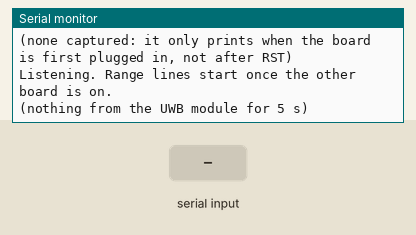
This sketch was run on a simulated ESP32-S3. On the bench: the last lines printed to the serial monitor. The test bench sets the inputs (shaded band).

Above: at 7.2 s.
7.3 s: "OK,1\n" received over the second serial link
At 7.9 s:
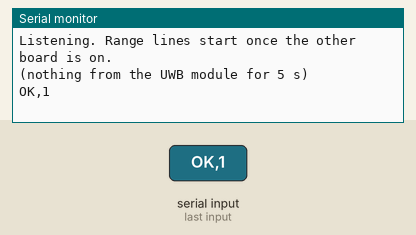
8.8 s: "ERR,1\n" received over the second serial link
At 10.0 s:
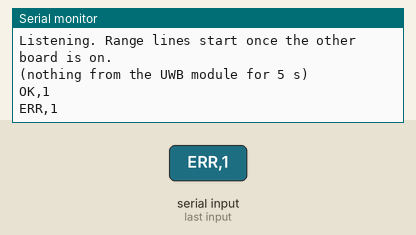
10.3 s: "OK\n" received over the second serial link
At 11.4 s:
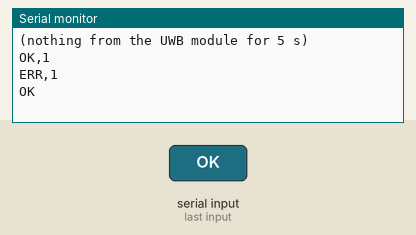
11.8 s: "ERR\n" received over the second serial link
At 12.5 s:
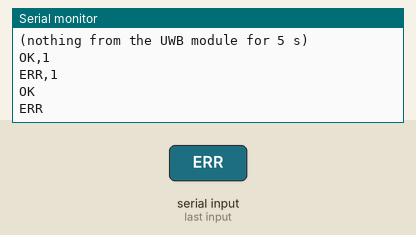
13.3 s: "range:(\n" received over the second serial link
At 13.7 s:
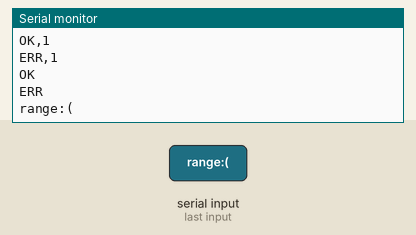
14.8 s: "90,45\n" received over the second serial link
At 16.0 s:
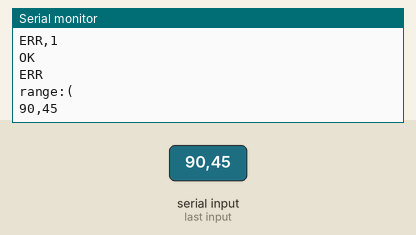

The sketch:

troll_e_uwb.ino
```cpp
/*
 * troll_e_uwb.ino -- TROLL-E UWB boards (Makerfabs MaUWB DW3000 with STM32 AT command)
 *
 * One sketch for both boards. Change ON_CART below before uploading:
 *   ON_CART 0 : the user's board = UWB ANCHOR 0 (the cart's tags range to it)
 *   ON_CART 1 : the cart's board = UWB TAG. Tags get the distance reports, so this board
 *               prints every UWB line to USB and sends just "D,<cm>" lines out
 *               CART_TX_PIN to the TROLL-E PCB (J10 pin 1).
 *               Second cart board later (J11): CART_TAG_ID 1.
 *
 * Arduino IDE: ESP32 board package, board "ESP32S3 Dev Module", Serial Monitor 115200.
 * You can type AT commands in the Serial Monitor; they are passed to the UWB module.
 */
#include <Arduino.h>

#define ON_CART      1      // 1 = cart board (UWB tag), 0 = user's board (UWB anchor)

// Pins between the ESP32 and the UWB AT module (Makerfabs' ESP32-S3 examples).
// If Makerfabs' example for your board version (esp32_at_a0.ino) uses other numbers, copy them here.
#define UWB_RST      16
#define UWB_RXD      18     // ESP32 RX <- UWB module TX
#define UWB_TXD      17     // ESP32 TX -> UWB module RX

// Cart board only: the ESP32 pin wired to the TROLL-E PCB, J10 pin 1.
// Use a GPIO on the board's 12-pin header (not 16/17/18/38/39). -1 = USB output only.
#define CART_TX_PIN  43     // <-- set this

#define CART_TAG_ID  0      // cart boards: tag 0 (J10), tag 1 (J11). The user's anchor is always ID 0.
#define UWB_RATE     1      // 1 = 6.8M (module's own default), 0 = 850K (longer range). Same on both boards.

// 1 = send the settings to the UWB module and save them (do this once per board),
// 0 = normal run: don't touch the settings, just listen and forward distances.
#define CONFIGURE    0

HardwareSerial uwb(2);
HardwareSerial cart(1);
String line;

// Send one AT command, print the reply, return it
String sendAT(const char *cmd, uint32_t waitMs)
{
  uwb.print(cmd);
  uwb.print("\r\n");
  String reply;
  uint32_t t0 = millis();
  while (millis() - t0 < waitMs) {
    while (uwb.available()) reply += (char)uwb.read();
    if (reply.indexOf("OK") >= 0 || reply.indexOf("ERR") >= 0) { delay(20); break; }
  }
  while (uwb.available()) reply += (char)uwb.read();
  reply.trim();
  Serial.printf(">> %s   %s\n", cmd, reply.length() ? reply.c_str() : "(no reply)");
  return reply;
}

void setup()
{
  Serial.begin(115200);
  uwb.setRxBufferSize(1024);          // module start-up text is longer than the 256-byte default
  uwb.begin(115200, SERIAL_8N1, UWB_RXD, UWB_TXD);
#if ON_CART
  if (CART_TX_PIN >= 0) cart.begin(115200, SERIAL_8N1, -1, CART_TX_PIN);
#endif
  pinMode(UWB_RST, OUTPUT);           // held high, as in Makerfabs' examples
  digitalWrite(UWB_RST, HIGH);

  const int uwbId = ON_CART ? CART_TAG_ID : 0;

#if CONFIGURE
  delay(1500);
  Serial.printf("\n=== TROLL-E UWB SETUP: %s, %s %d ===\n", ON_CART ? "CART" : "USER",
                ON_CART ? "tag" : "anchor", uwbId);
  char cmd[40];
  sendAT("AT?", 1000);
  sendAT("AT+RESTORE", 5000);
  delay(1500);
  snprintf(cmd, sizeof(cmd), "AT+SETCFG=%d,%d,%d,1", uwbId, ON_CART ? 0 : 1, UWB_RATE);   // role: 0 tag, 1 anchor
  sendAT(cmd, 2000);
  // capacity 10 tags, slot 15 ms (850K) / 10 ms (6.8M). Newer firmware wants a 3rd parameter.
  snprintf(cmd, sizeof(cmd), "AT+SETCAP=10,%d,0", UWB_RATE ? 10 : 15);
  if (sendAT(cmd, 2000).indexOf("OK") < 0) {
    snprintf(cmd, sizeof(cmd), "AT+SETCAP=10,%d", UWB_RATE ? 10 : 15);
    sendAT(cmd, 2000);
  }
  sendAT("AT+SETRPT=1", 2000);        // report ranges automatically
  sendAT("AT+SAVE", 2000);
  // No AT+RESTART: it leaves this module silent. The saved settings start at the next power-up.
  Serial.println("Settings saved. Now set CONFIGURE 0, upload, then unplug the board for 5 s.");
#else
  // Normal run. The ESP32 and the UWB module power up together; capture the module's start-up
  // text (it lists the saved Role / Id / Rate) and print it once the Serial Monitor has reconnected.
  String boot;
  uint32_t t0 = millis();
  while (millis() - t0 < 6000) { while (uwb.available()) boot += (char)uwb.read(); }
  Serial.printf("\n=== TROLL-E UWB: %s, %s %d ===\n", ON_CART ? "CART" : "USER",
                ON_CART ? "tag" : "anchor", uwbId);
  Serial.println("--- UWB module start-up text ---");
  Serial.println(boot.length() ? boot.c_str() : "(none captured: it only prints when the board is first plugged in, not after RST)");
#if ON_CART
  if (CART_TX_PIN < 0) Serial.println("CART_TX_PIN not set: D lines go to USB only");
#endif
  Serial.println("Listening. Range lines start once the other board is on.");
#endif
}

#if ON_CART
// "AT+RANGE=tid:0,...,range:(105,0,0,0,0,0,0,0),rssi:(...)" -> first non-zero range, cm
// (a tag's report lists its distance to anchors 0..7; the user's anchor is 0)
static long firstRange(const String &s)
{
  int i = s.indexOf("range:(");
  if (i < 0) return 0;
  i += 7;
  for (int k = 0; k < 8; k++) {
    long v = atol(s.c_str() + i);
    if (v > 0) return v;
    int comma = s.indexOf(',', i);
    int close = s.indexOf(')', i);
    if (comma < 0 || (close >= 0 && close < comma)) break;
    i = comma + 1;
  }
  return 0;
}
#endif

static void handleLine(const String &s)
{
  if (s.length() == 0) return;
  Serial.println(s);                   // everything from the module, for debugging
#if ON_CART
  long cm = firstRange(s);
  if (cm > 0) {
    Serial.printf("D,%ld\n", cm);
    if (CART_TX_PIN >= 0) cart.printf("D,%ld\n", cm);
  }
#endif
}

void loop()
{
  static uint32_t lastByteMs = 0, lastNoteMs = 0;
  while (Serial.available()) uwb.write(Serial.read());     // Serial Monitor -> module
  while (uwb.available()) {
    char c = (char)uwb.read();
    lastByteMs = millis();
    if (c == '\n' || c == '\r') { handleLine(line); line = ""; }   // either ends a line
    else if (line.length() < 400) line += c;
  }
  uint32_t now = millis();
  if (line.length() && now - lastByteMs > 100) { handleLine(line); line = ""; }   // line with no ending
  if (now - lastByteMs > 5000 && now - lastNoteMs > 5000) {
    Serial.println("(nothing from the UWB module for 5 s)");
    lastNoteMs = now;
  }
}
```

Measured:
- after the input at 7.3 s, the serial monitor: prints a new line at once (image 1)
- after the input at 8.8 s, the serial monitor: prints a new line at once (image 2)
- after the input at 10.3 s, the serial monitor: prints a new line at once (image 3)
- after the input at 11.8 s, the serial monitor: prints a new line at once (image 4)
- after the input at 13.3 s, the serial monitor: prints a new line at once (image 5)
- after the input at 14.8 s, the serial monitor: prints a new line at once (image 6)
